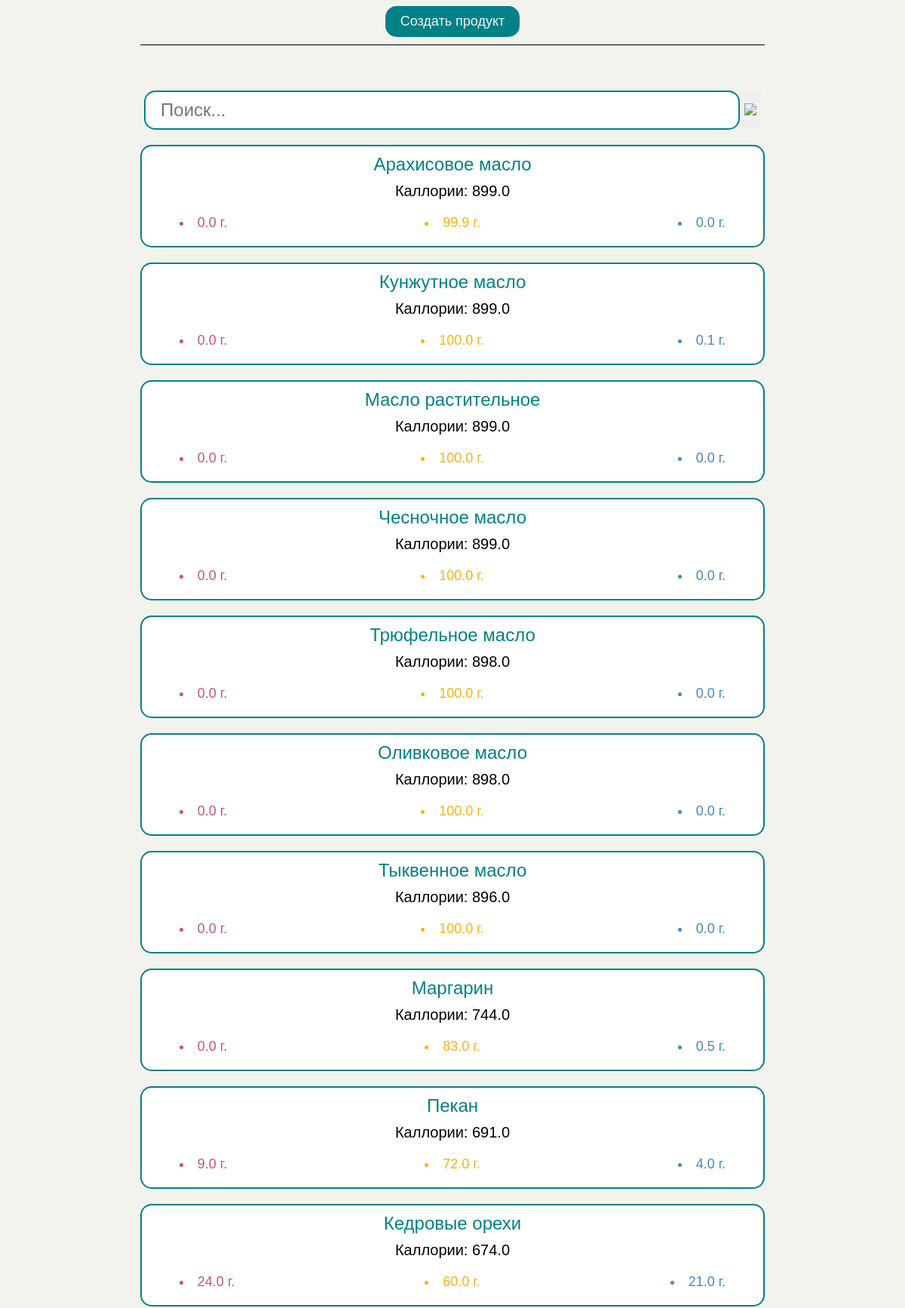
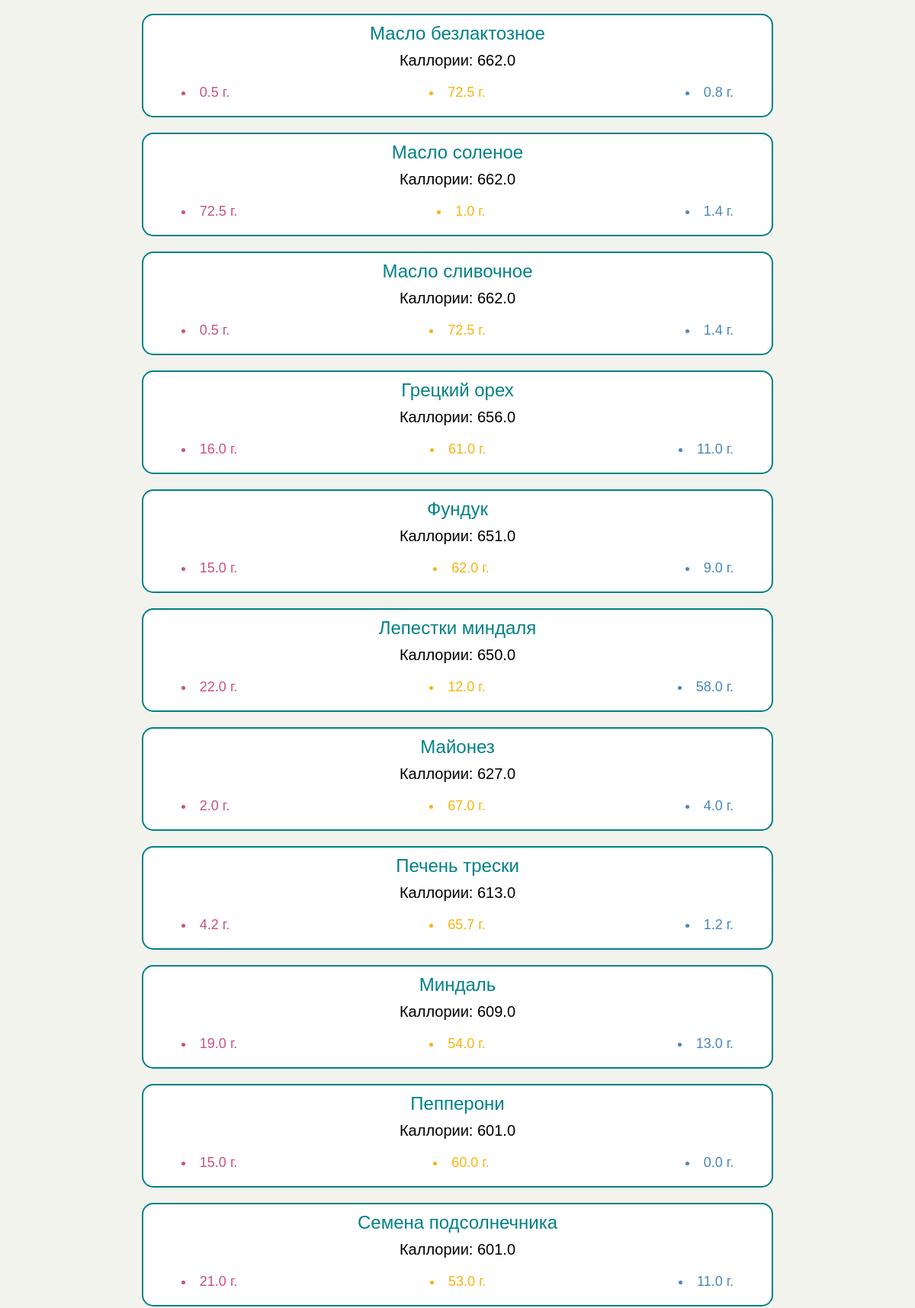
The page /eatingbase/ (upper part) on the database its author committed (2 pictures, top to bottom).
### webflut/models.py (models this page shows, shortened)
class Add_Product(models.Model):
    name = models.CharField(max_length=50)
    calories_in = models.FloatField(default=0)
    proteins = models.FloatField()
    fats = models.FloatField()
    carbohydrates = models.FloatField()
    class Meta:
        verbose_name = 'Продукты Все'
        verbose_name_plural = 'Продукты Все'

### webflut/views.py (the view)
# urls.py: path('eatingbase/', views.eatingbase, name='eatingbase'),
def eatingbase(request):
    search_query = request.GET.get('search')
    if request.method == 'POST':
        form = AddProductForm(request.POST)
        if form.is_valid():
            form.save()
            return render(request, 'eatingbase.html', {'form': form, 'search_query': search_query})
    else:
        form = AddProductForm()
    products = Add_Product.objects.all()
    if search_query:
        search_query = search_query.capitalize()
        products = products.filter(Q(activity_type__icontains=search_query) | Q(activity_type__contains=search_query))
    return render(request, 'eatingbase.html', {'form': form, 'products': products, 'search_query': search_query})

### webflut/forms.py (shortened to what this page needs)
class AddProductForm(forms.ModelForm):
    class Meta:
        model = Add_Product
        fields = ['name', 'calories_in', 'proteins', 'fats', 'carbohydrates', ]
        labels = {
            'name': 'Название продукта',
            'calories_in': 'ккал',
            'proteins': 'Б',
            'fats': 'Ж',
            'carbohydrates': 'У',
        }

### webflut/templates/eatingbase.html (shortened to what this page needs)
{% load static %}
{% load pwa %}
<!DOCTYPE html>
<html lang="en">
  <head>
    <link href="{% static 'css/Eatings Pages/Eating/eatings.css' %}" rel="stylesheet"/>
    <link href="{% static 'css/Eatings Pages/general.css' %}" rel="stylesheet"/>
  </head>
  <body style="font-family: Arial, Helvetica, sans-serif;">
    <button class="general-button" style="margin-top: 0" id="create-my-product">
      Создать продукт
    </button>
    <form action="" class="search" method="GET">
      <input
        type="text"
        id="search-input"
        name="search"
        placeholder="Поиск..."
        value="{{ search_query|default_if_none:'' }}"
      />
      <button type="submit" class="search-button">
        <img src="{% static 'accets/поиск.png' %}" />
      </button>
    </form>
    <div class="product-container">
      {% for product in products %}
      <div class="product-item">
        <text>{{ product.name }}</text>
        <p>Каллории: {{ product.calories_in }}</p>
        <div class="product-row">
          <li style="color: #ca517a">{{ product.proteins }} г.</li>
          <li style="color: #fbb20d">{{ product.fats }} г.</li>
          <li style="color: #4887ba">{{ product.carbohydrates }} г.</li>
        </div>
      </div>
      {% empty %}
      <p>Ничего не найдено</p>
      {% endfor %}
    </div>
  </body>
</html>

### webflut/static/css/Eatings Pages/Eating/eatings.css (style rules this page uses)
.product-container { width: 70%; text-align: center; }
.product-item { display: flex; flex-direction: column; justify-content: center; margin-top: 20px; background-color: white; padding: 10px; border-radius: 15px; border: 2px solid #008187; font-size: 15px; }
.product-item text { text-align: center; color: #008187; font-size: 24px; }
.product-item p { text-align: center; font-size: 20px; margin-block-start: 0.5em; margin-block-end: 0.5em; }
.product-item .product-row { width: 90%; margin-top: 10px; margin: 10px auto; display: flex; flex-direction: row; font-size: 18px; justify-content: space-between; }
.product-item .product-row li { list-style-position: inside; }
@media (min-width: 769px) { .search img { width: 5vw; } }

### webflut/static/css/Eatings Pages/general.css (style rules this page uses)
html { font-family: "Segoe UI"; background-color: #f2f3ed; }
body { display: flex; align-items: center; flex-direction: column; }
.general-button { font-family: Arial; text-decoration: none; margin: 10px auto; background-color: #008187; border-radius: 15px; padding: 10px 20px; border: none; font-size: 18px; cursor: pointer; color: #f2f3ed; }
.search { width: 70%; margin: auto; display: flex; justify-content: center; border-top: 1px solid black; padding-top: 5vw; }
.search input { width: 90%; padding: 10px 20px; border-radius: 15px; font-size: 24px; border: 2px solid #008187; }
.search img { width: 10vw; }
.search .search-button { border: none; }
@media (min-width: 769px) { .search img { width: 5vw; } }

### rows shown on the page
Add_Product: name "Арахисовое масло", calories_in "899.0", proteins "0.0", fats "99.9", carbohydrates "0.0"
Add_Product: name "Кунжутное масло", calories_in "899.0", proteins "0.0", fats "100.0", carbohydrates "0.1"
Add_Product: name "Масло растительное", calories_in "899.0", proteins "0.0", fats "100.0", carbohydrates "0.0"
Add_Product: name "Чесночное масло", calories_in "899.0", proteins "0.0", fats "100.0", carbohydrates "0.0"
Add_Product: name "Трюфельное масло", calories_in "898.0", proteins "0.0", fats "100.0", carbohydrates "0.0"
Add_Product: name "Оливковое масло", calories_in "898.0", proteins "0.0", fats "100.0", carbohydrates "0.0"
Add_Product: name "Тыквенное масло", calories_in "896.0", proteins "0.0", fats "100.0", carbohydrates "0.0"
Add_Product: name "Маргарин", calories_in "744.0", proteins "0.0", fats "83.0", carbohydrates "0.5"
Add_Product: name "Пекан", calories_in "691.0", proteins "9.0", fats "72.0", carbohydrates "4.0"
Add_Product: name "Кедровые орехи", calories_in "674.0", proteins "24.0", fats "60.0", carbohydrates "21.0"
Add_Product: name "Масло безлактозное", calories_in "662.0", proteins "0.5", fats "72.5", carbohydrates "0.8"
Add_Product: name "Масло соленое", calories_in "662.0", proteins "72.5", fats "1.0", carbohydrates "1.4"
Add_Product: name "Масло сливочное", calories_in "662.0", proteins "0.5", fats "72.5", carbohydrates "1.4"
Add_Product: name "Грецкий орех", calories_in "656.0", proteins "16.0", fats "61.0", carbohydrates "11.0"
Add_Product: name "Фундук", calories_in "651.0", proteins "15.0", fats "62.0", carbohydrates "9.0"
Add_Product: name "Лепестки миндаля", calories_in "650.0", proteins "22.0", fats "12.0", carbohydrates "58.0"
Add_Product: name "Майонез", calories_in "627.0", proteins "2.0", fats "67.0", carbohydrates "4.0"
Add_Product: name "Печень трески", calories_in "613.0", proteins "4.2", fats "65.7", carbohydrates "1.2"
Add_Product: name "Миндаль", calories_in "609.0", proteins "19.0", fats "54.0", carbohydrates "13.0"
Add_Product: name "Пепперони", calories_in "601.0", proteins "15.0", fats "60.0", carbohydrates "0.0"
Add_Product: name "Семена подсолнечника", calories_in "601.0", proteins "21.0", fats "53.0", carbohydrates "11.0"
